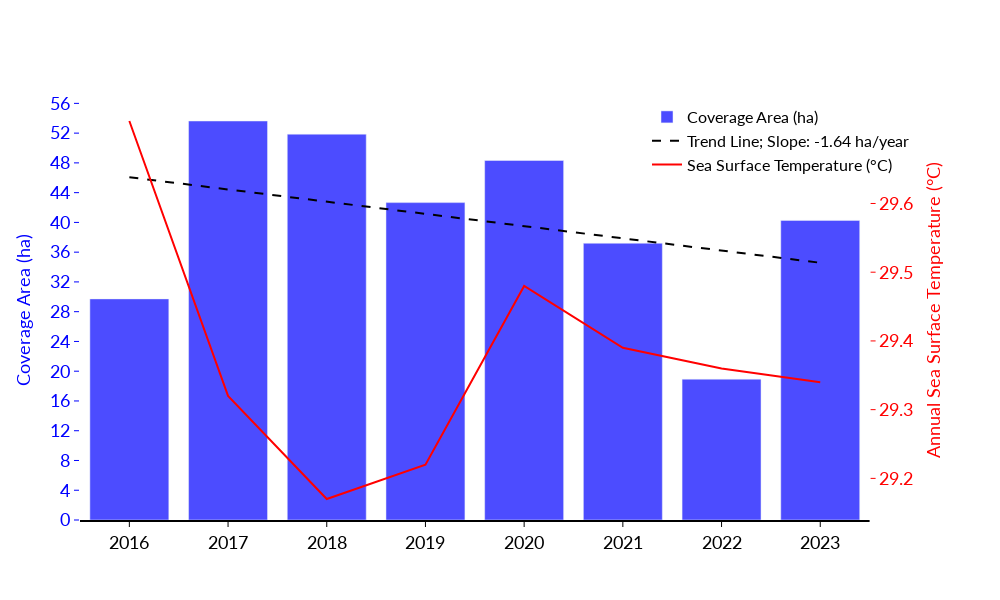

Here is the notebook cell this chart was saved with:
### Code cell
# Create subplots with shared x-axis
fig = make_subplots(specs=[[{"secondary_y": True}]])

# Add bar plot for total area on the left y-axis
fig.add_trace(
    go.Bar(
        x=df['year'], 
        y=df['total_area'], 
        name='Coverage Area (ha)', 
        marker_color='blue', 
        opacity=0.7
    ),
    secondary_y=False,
)

# Add trend line for total area on the left y-axis
fig.add_trace(
    go.Scatter(
        x=df['year'],
        y=df['trend_line'],
        name=f'Trend Line; Slope: {slope:.2f} ha/year',
        mode='lines',
        line=dict(color='black', dash='dash')
    ),
    secondary_y=False,
)

# Add line plot for temperature on the right y-axis
fig.add_trace(
    go.Scatter(
        x=df['year'], 
        y=df['degC'], 
        name='Sea Surface Temperature (°C)', 
        mode='lines',
        line=dict(color='red', width=2)
    ),
    secondary_y=True,
)

# Create axis objects
fig.update_layout(
    xaxis=dict(
        tickmode='array',
        tickvals=df['year'],
        ticktext=df['year'],
        showline=True,
        linecolor='rgb(0, 0, 0)',
        linewidth=2,
        ticks='outside',
        tickcolor='rgb(0, 0, 0)',
        tickfont=dict(
            family='Lato',
            size=18,
            color='rgb(0, 0, 0)'
        )
    ),
    yaxis=dict(
        title='Coverage Area (ha)',
        titlefont=dict(
            family='Lato',
            size=18,
            color='blue'
        ),
        zeroline=False,
        ticks='outside',
        tickcolor='blue',
        tickfont=dict(
            family='Lato',
            size=18,
            color='blue'
        ),
        tick0=0, 
        dtick=4
    ),
    yaxis2=dict(
        title='Annual Sea Surface Temperature (°C)',
        titlefont=dict(
            family='Lato',
            size=18,
            color='red'
        ),
        overlaying='y',
        side='right',
        zeroline=False,
        ticks='outside',
        tickcolor='red',
        tickfont=dict(
            family='Lato',
            size=18,
            color='red'
        )
    ),
    plot_bgcolor='white',
    height=600,
    width=1000
)

# Add legend
fig.update_layout(
    legend=dict(
        x=0.675,
        y=1,
        traceorder='normal',
        font=dict(
            family='Lato',
            size=16,
            color='black'
        )
    )
)

# Display the plot
fig.show()

# Save the figure as a PNG file
fig.write_image(os.path.join(img_path, 'coverage_sst.png'), engine="kaleido", scale=6)

### Figure 1 — Plotly figure (JSON) as saved in the notebook; plotly's stock layout.template omitted (floating-point values rounded to 4 significant figures)
{"data": [{"marker": {"color": "blue"}, "name": "Coverage Area (ha)", "opacity": 0.7, "type": "bar", "x": [2016, 2017, 2018, 2019, 2020, 2021, 2022, 2023], "xaxis": "x", "y": [29.72, 53.63, 51.86, 42.66, 48.32, 37.2, 18.93, 40.27], "yaxis": "y"}, {"line": {"color": "black", "dash": "dash"}, "mode": "lines", "name": "Trend Line; Slope: -1.64 ha/year", "type": "scatter", "x": [2016, 2017, 2018, 2019, 2020, 2021, 2022, 2023], "xaxis": "x", "y": [46.07, 44.43, 42.79, 41.14, 39.5, 37.86, 36.22, 34.57], "yaxis": "y"}, {"line": {"color": "red", "width": 2}, "mode": "lines", "name": "Sea Surface Temperature (°C)", "type": "scatter", "x": [2016, 2017, 2018, 2019, 2020, 2021, 2022, 2023], "xaxis": "x", "y": [29.72, 29.32, 29.17, 29.22, 29.48, 29.39, 29.36, 29.34], "yaxis": "y2"}], "layout": {"height": 600, "legend": {"font": {"color": "black", "family": "Lato", "size": 16}, "traceorder": "normal", "x": 0.675, "y": 1}, "plot_bgcolor": "white", "width": 1000, "xaxis": {"anchor": "y", "domain": [0, 0.94], "linecolor": "rgb(0, 0, 0)", "linewidth": 2, "showline": true, "tickcolor": "rgb(0, 0, 0)", "tickfont": {"color": "rgb(0, 0, 0)", "family": "Lato", "size": 18}, "tickmode": "array", "ticks": "outside", "ticktext": [2016, 2017, 2018, 2019, 2020, 2021, 2022, 2023], "tickvals": [2016, 2017, 2018, 2019, 2020, 2021, 2022, 2023]}, "yaxis": {"anchor": "x", "domain": [0, 1], "dtick": 4, "tick0": 0, "tickcolor": "blue", "tickfont": {"color": "blue", "family": "Lato", "size": 18}, "ticks": "outside", "title": {"font": {"color": "blue", "family": "Lato", "size": 18}, "text": "Coverage Area (ha)"}, "zeroline": false}, "yaxis2": {"anchor": "x", "overlaying": "y", "side": "right", "tickcolor": "red", "tickfont": {"color": "red", "family": "Lato", "size": 18}, "ticks": "outside", "title": {"font": {"color": "red", "family": "Lato", "size": 18}, "text": "Annual Sea Surface Temperature (°C)"}, "zeroline": false}}}
